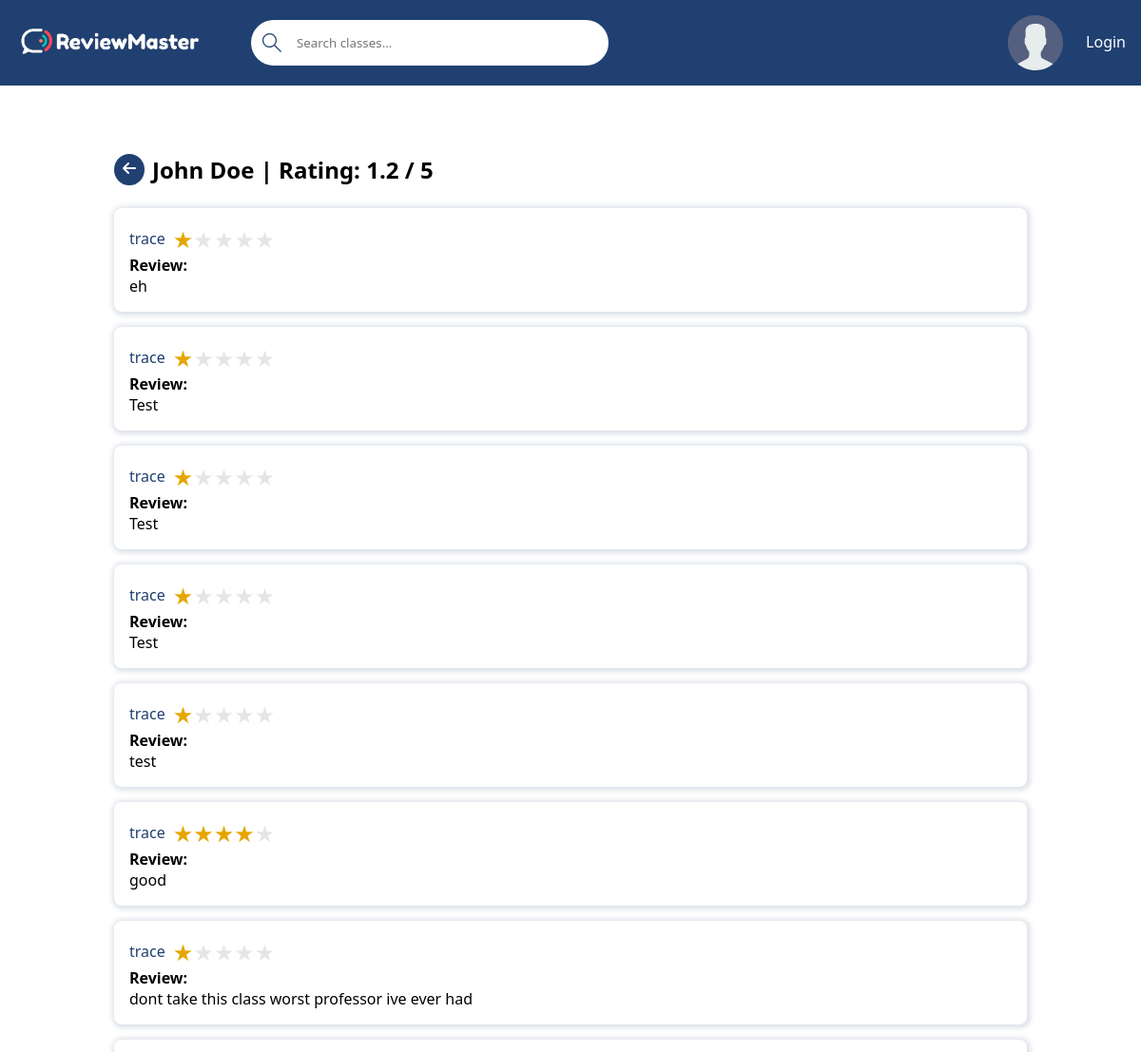
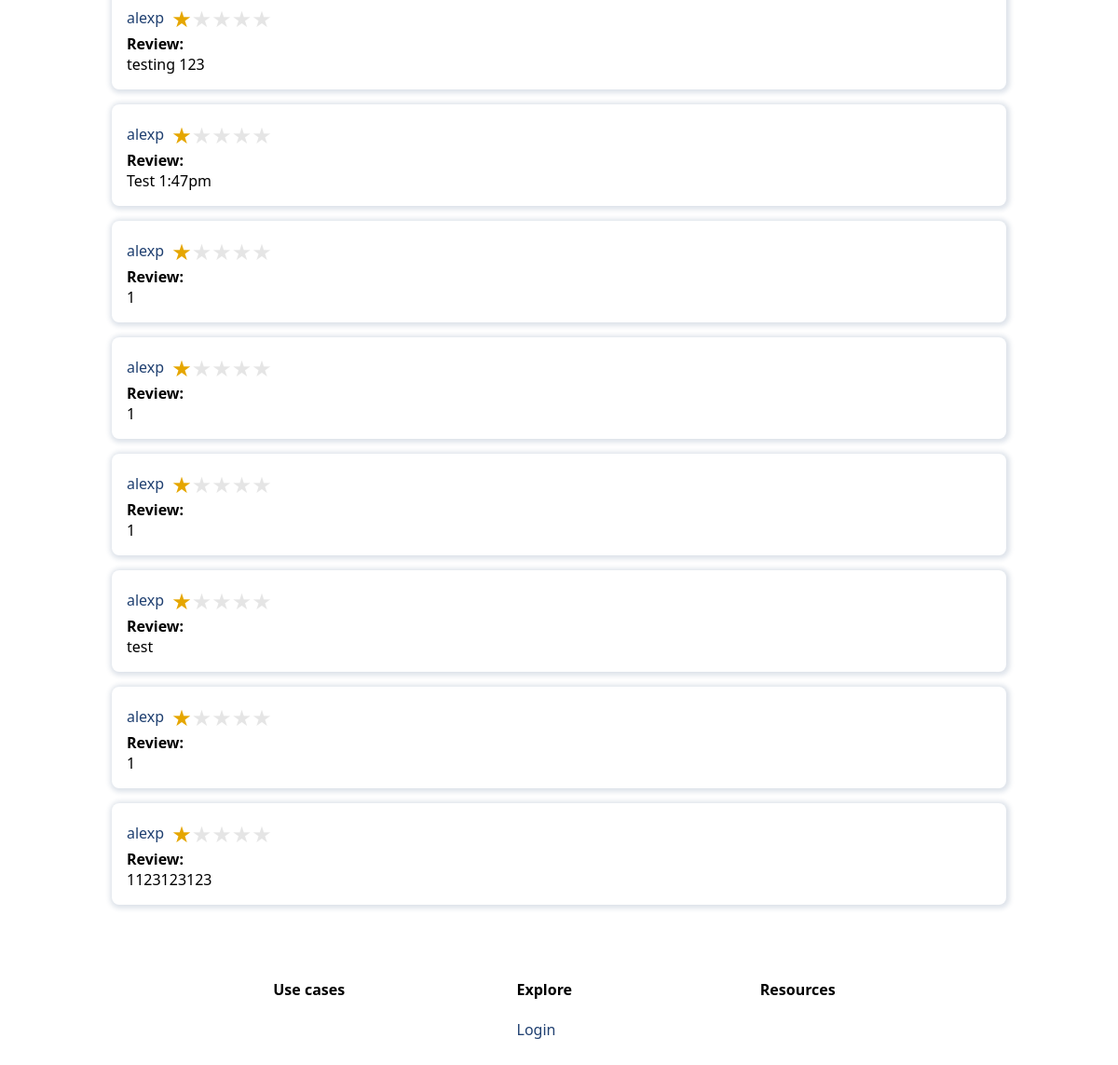
Before: /professor-reviews/John Doe/ with the older database file (2 pictures, top to bottom).
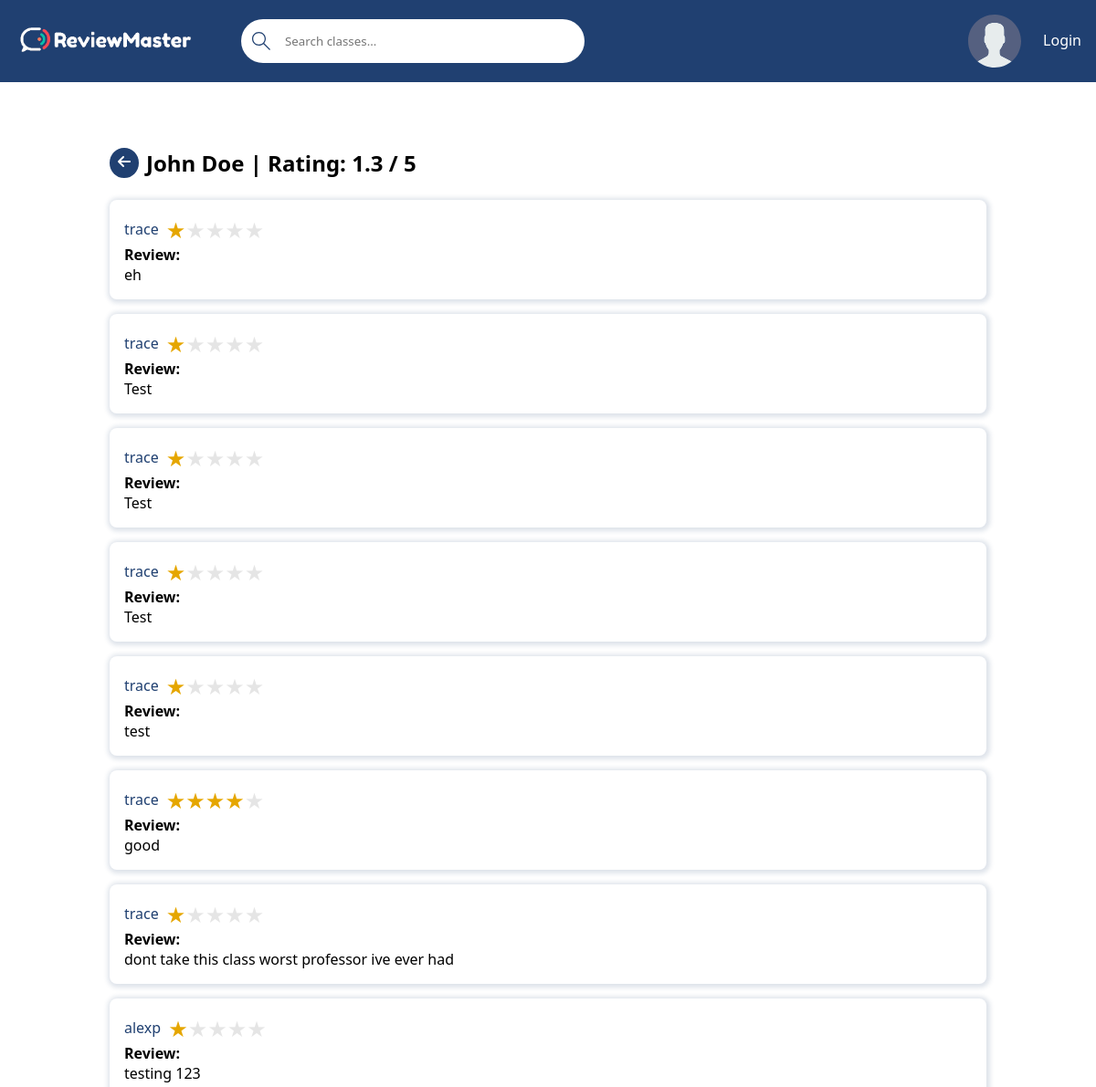
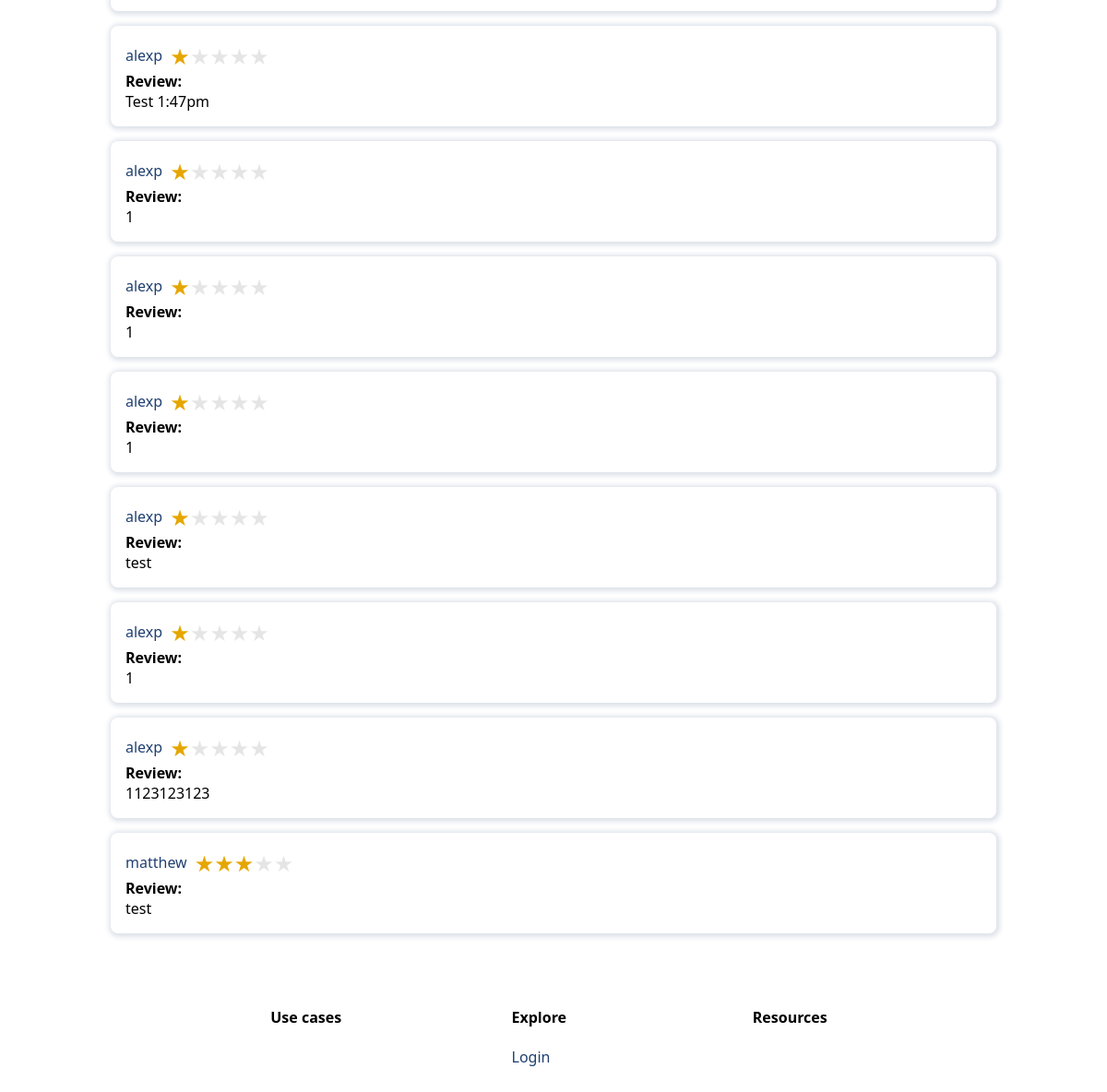
After: the same page with the newer database file (2 pictures, top to bottom).
### base/models.py (models this page shows, shortened)
class Professor(models.Model):
    name = models.CharField(max_length=100)  # First & Last Name (John Doe)
    def rating(self):
        total = 0
        for review in self.review_set.all():
            total += review.rating
        if total == 0: # If no ratings we return 0
            return 'N/A'
        return f'{round(total / self.review_set.all().count(), 1)} / 5' # Rounds to tens place.

class Review(models.Model):
    professor = models.ForeignKey(Professor, on_delete=models.CASCADE)
    student = models.ForeignKey(User, on_delete=models.CASCADE)
    rating = models.IntegerField()
    review = models.TextField(null=True, blank=True)

### base/views/views_professor.py (the view)
# urls.py: path('professor-reviews/<str:professor_name>/', professor_reviews, name='professor-reviews'),
def professor_reviews(request, professor_name):
    professors = Professor.objects.filter(name=professor_name)
    professor = professors.first()
    reviews = Review.objects.filter(professor=professor)
    return render(request, 'base/professor_reviews.html', {'professor': professor, 'reviews': reviews})

### base/templates/base/professor_reviews.html (shortened to what this page needs)
{% extends 'main.html' %}
{% block content %}
    <main>
        <div class="button-title">
            <a href="{{ request.META.HTTP_REFERER }}" class="svg-button">
            </a>
            <h2>{{ professor.name }} | Rating: {{ professor.rating }}</h2>
        </div>
        {% if reviews.count == 0 %}
            <div>
                <p>No Reviews found...</p>
            </div>
        {% else %}
            {% for review in reviews %}
                <div class="card">
                    <div class="review-title">
                        <a href="{% url 'profile' review.student %}">{{ review.student }}</a>
                        <div class="container-rating"><span class="star-rating star-rating-{{ review.rating|slice:":1" }}"></span></div>
                    </div>
                    <div>
                        <strong>Review:</strong>
                        <div>{{ review.review }}</div>
                    </div>
                </div>
            {% endfor %}
        {% endif %}
    </main>
{% endblock content %}

Changed rows visible on the page:
computed for Professor "John Doe": rating "1.2 / 5" → "1.3 / 5"
added Review: student "matthew", rating 3 (drawn), review "test"
